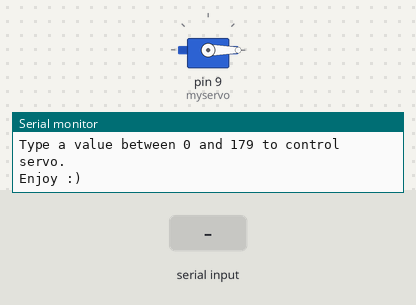
Simulated run of this sketch. Board: Arduino Uno, built with avr-gcc and run on an emulated ATmega328P. Parts: servo, the last lines printed to the serial monitor. The test bench sets the inputs (shaded band).

Above: at 1.2 s.
1.3 s: "90,45\n" received over Serial
At 2.5 s:
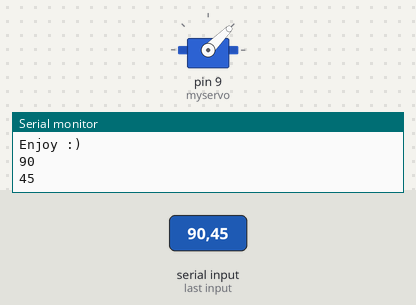
2.8 s: "30,150\n" received over Serial
At 3.9 s:
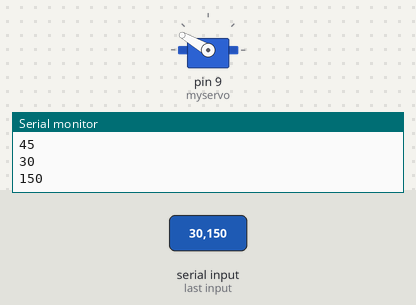
4.3 s: "90\n" received over Serial
At 4.9 s:
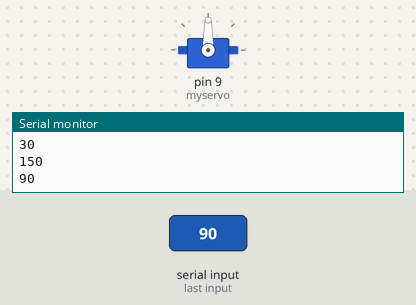
Timing chart, 0 to 7.3 s (numbered marks = the images above; inputs shaded):
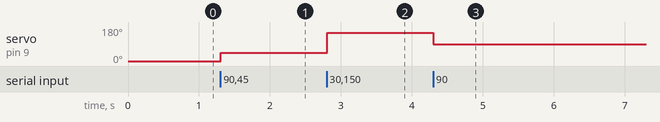

The sketch:

Project13_BluetoothServoControl.ino
```cpp
/*
* Name: Bluetooth Servo Control
*
* Description: Controlling the position of a servo
*              by inputting a value through a bluetooth
*              connected device
*
* Author: Amar Bhatt
*/

// NOTE: your bluetooth module needs to be connected to the transmit and recieve pin on the arduino
//       that's it, it will then work just like serial and you can use all the serial commands to read
//       and write data

// Include servo library
#include <Servo.h>

Servo myservo;  // create servo object to control a servo

void setup(){
 myservo.attach(9);  // attaches the servo on pin 9 to the servo object
 myservo.write(0);
 Serial.begin(9600);
 Serial.println("Welcome to Servo Control");
 Serial.println("Type a value between 0 and 179 to control servo.");
 Serial.println("Enjoy :)");
}

void loop(){
 //if an input has been entered
 if (Serial.available()){
   int value = Serial.parseInt(); //get the int
   Serial.println(value);
   if (value > 180){ //I only used a 180 degree servo, also this checks for NaN
     Serial.println("Invalid Entry. Please Try Again.");
   }//end if
   else {
     myservo.write(value); //reposition servo to entered value
   }
   Serial.read(); //clears the buffer for the next loop
 }
}
```

Measured:
- after the input at 1.3 s, servo on pin 9 (myservo): 0° → 45° at once
- after the input at 2.8 s, servo on pin 9 (myservo): 45° → 150° at once
- after the input at 4.3 s, servo on pin 9 (myservo): 150° → 90° at once
